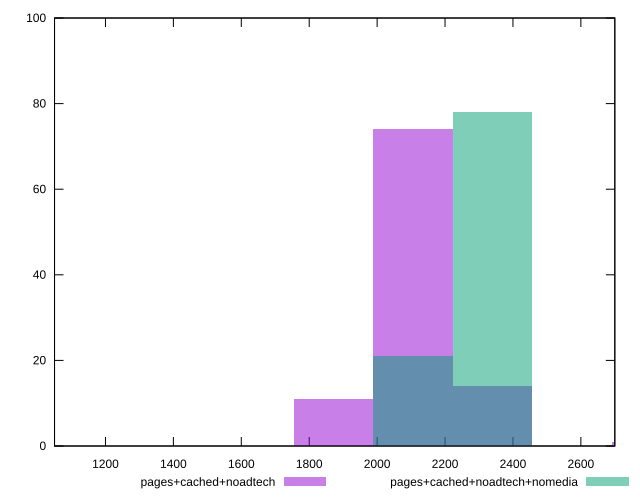

This figure's gnuplot source:
reset

$pagesCachedNoadtech <<EOF
1871.4957011799127 11
2105.432663827402 74
2339.369626474891 14
2807.243551769869 1
EOF

$pagesCachedNoadtechNomedia <<EOF
2105.432663827402 21
2339.369626474891 78
935.7478505899563 1
EOF

set key outside below
set boxwidth 233.93696264748908
set xrange [1050:2700]
set yrange [0:100]
set trange [0:100]
set style fill transparent solid 0.5 noborder
set terminal svg size 640, 500 enhanced background rgb 'white'
set output "report_00017_2021-02-10T15-08-03.406Z/unused-javascript/comparison/histogram/2_vs_3.svg"

plot $pagesCachedNoadtech title "pages+cached+noadtech" with boxes, \
     $pagesCachedNoadtechNomedia title "pages+cached+noadtech+nomedia" with boxes

reset
